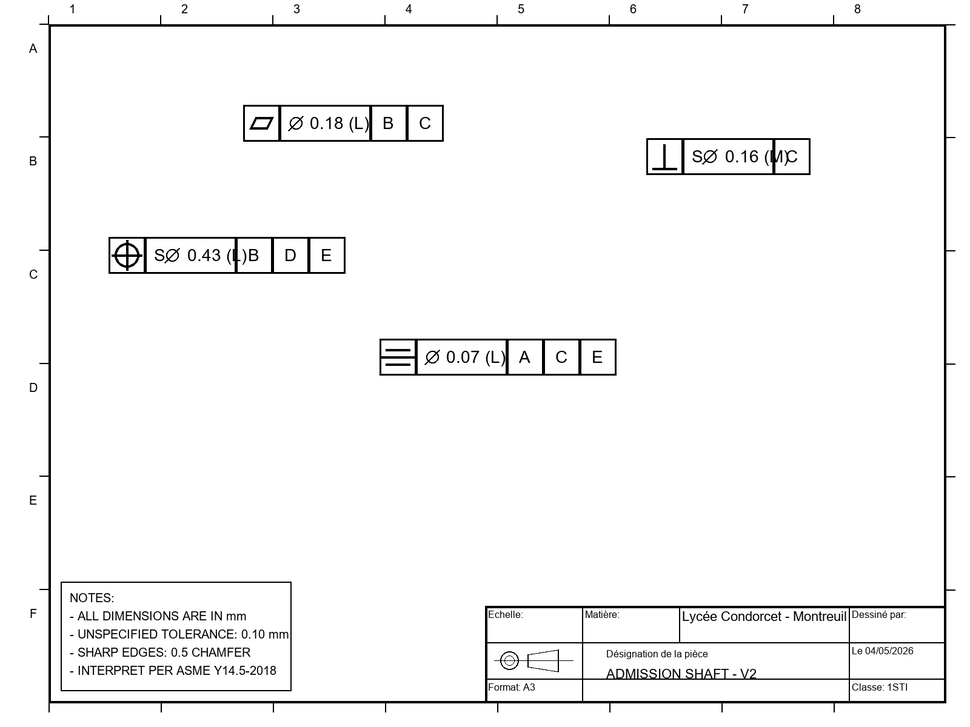
#> input picture iso_technical_sheets/iso_sheet_1.png, 970 x 727 px, shrunk from 1600 x 1200 before the run; its folder holds only this picture in this run
$ python augment_data.py
#> lines starting #> are read from the running program, lines starting #| are printed output that depends on the picture
import argparse
import json
import math
import random
from copy import deepcopy
from pathlib import Path

import cv2
import numpy as np
from PIL import Image, ImageDraw, ImageEnhance

SUPPORTED_EXTENSIONS = {".png", ".jpg", ".jpeg", ".bmp", ".tif", ".tiff"}


def load_image(path: Path) -> np.ndarray:
    image = cv2.imread(str(path), cv2.IMREAD_COLOR)
#> image is the input picture: shape (727, 970, 3); min 0, max 255, mean 246.4
    if image is None:
        raise ValueError(f"Cannot load image: {path}")
    return cv2.cvtColor(image, cv2.COLOR_BGR2RGB)


def save_image(path: Path, image: np.ndarray) -> None:
    path.parent.mkdir(parents=True, exist_ok=True)
    cv2.imwrite(str(path), cv2.cvtColor(image, cv2.COLOR_RGB2BGR))


def load_annotations(json_path: Path):
    if not json_path.exists():
        return None
    with open(json_path, "r", encoding="utf-8") as f:
        return json.load(f)


# [44 lines left out: functions save_annotations, clamp_box, transform_box, update_annotation_boxes, not called in this run]


def rotate_image(image: np.ndarray, angle: float) -> (np.ndarray, np.ndarray):
    height, width = image.shape[:2]
    center = (width / 2.0, height / 2.0)
    matrix = cv2.getRotationMatrix2D(center, angle, 1.0)
    rotated = cv2.warpAffine(image, matrix, (width, height), flags=cv2.INTER_LINEAR, borderMode=cv2.BORDER_REPLICATE)
    rotation_matrix = np.vstack([matrix, [0.0, 0.0, 1.0]])
    return rotated, rotation_matrix


def flip_image(image: np.ndarray, mode: str) -> (np.ndarray, np.ndarray):
    height, width = image.shape[:2]
    if mode == "horizontal":
        flipped = cv2.flip(image, 1)
        matrix = np.array([[-1.0, 0.0, width - 1], [0.0, 1.0, 0.0], [0.0, 0.0, 1.0]], dtype=np.float32)
    else:
        flipped = cv2.flip(image, 0)
        matrix = np.array([[1.0, 0.0, 0.0], [0.0, -1.0, height - 1], [0.0, 0.0, 1.0]], dtype=np.float32)
    return flipped, matrix


# [16 lines left out: function perspective_transform, not called in this run]


def apply_gaussian_noise(image: np.ndarray, sigma=15) -> np.ndarray:
    noise = np.random.normal(0, sigma, image.shape).astype(np.float32)
    noisy = np.clip(image.astype(np.float32) + noise, 0, 255).astype(np.uint8)
    return noisy


# [23 lines left out: functions apply_salt_pepper_noise, adjust_color_jitter, not called in this run]


def shift_rgb_channels(image: np.ndarray, max_shift=30) -> np.ndarray:
    rgb = image.copy().astype(np.int16)
    for channel in range(3):
        shift = random.randint(-max_shift, max_shift)
        rgb[..., channel] = np.clip(rgb[..., channel] + shift, 0, 255)
    return rgb.astype(np.uint8)


# [5 lines left out: function apply_random_blur, not called in this run]


def apply_random_shadow(image: np.ndarray) -> np.ndarray:
    overlay = image.copy().astype(np.float32)
    h, w = image.shape[:2]
    x1, y1 = random.randint(0, w), 0
    x2, y2 = random.randint(0, w), h
    poly = np.array([[x1, y1], [x2, y2], [w, h], [0, h]], np.int32)
    mask = np.zeros((h, w), dtype=np.uint8)
    cv2.fillPoly(mask, [poly], 255)
    shadow_intensity = random.uniform(0.4, 0.75)
    overlay[mask == 255] *= shadow_intensity
    return np.clip(overlay, 0, 255).astype(np.uint8)


def augment_image(image: np.ndarray, annotation_data, operations):
    augmented = image.copy()
    transformed_annotations = deepcopy(annotation_data)

    for operation in operations:
        if operation == "rotate":
            angle = random.uniform(-15.0, 15.0)
            augmented, matrix = rotate_image(augmented, angle)
            if transformed_annotations is not None:
                transformed_annotations = update_annotation_boxes(
                    transformed_annotations,
                    lambda box: clamp_box(transform_box(box, matrix), augmented.shape[1], augmented.shape[0]),
                )

        elif operation == "flip":
            mode = random.choice(["horizontal", "vertical"])
            augmented, matrix = flip_image(augmented, mode)
            if transformed_annotations is not None:
                transformed_annotations = update_annotation_boxes(
                    transformed_annotations,
                    lambda box: clamp_box(transform_box(box, matrix), augmented.shape[1], augmented.shape[0]),
                )

        elif operation == "perspective":
            augmented, matrix = perspective_transform(augmented, max_warp=0.04)
            if transformed_annotations is not None:
                transformed_annotations = update_annotation_boxes(
                    transformed_annotations,
                    lambda box: clamp_box(transform_box(box, matrix), augmented.shape[1], augmented.shape[0]),
                )

        elif operation == "noise":
            if random.random() < 0.6:
                augmented = apply_gaussian_noise(augmented, sigma=random.randint(8, 24))
            else:
                augmented = apply_salt_pepper_noise(augmented, amount=random.uniform(0.003, 0.01))

        elif operation == "color":
            augmented = adjust_color_jitter(augmented)

        elif operation == "rgb_shift":
            augmented = shift_rgb_channels(augmented, max_shift=20)

        elif operation == "blur":
            augmented = apply_random_blur(augmented)

        elif operation == "shadow":
            augmented = apply_random_shadow(augmented)

    return augmented, transformed_annotations


def get_image_paths(input_dir: Path, max_images=None):
    all_images = [p for p in sorted(input_dir.iterdir()) if p.suffix.lower() in SUPPORTED_EXTENSIONS]
    if max_images is not None:
        all_images = all_images[:max_images]
    return all_images


def build_preview(image: np.ndarray, annotation_data, preview_path: Path) -> None:
    if annotation_data is None:
        save_image(preview_path, image)
        return

    pil_image = Image.fromarray(image)
    overlay = Image.new("RGBA", pil_image.size, (0, 0, 0, 0))
    draw = ImageDraw.Draw(overlay)
    colors = {
        "title_block": (255, 0, 0, 80),
        "notes": (0, 128, 255, 80),
        "gdt_feature": (0, 255, 128, 80),
    }

    comps = annotation_data.get("components", {})
    if "title_block" in comps:
        draw.rectangle(comps["title_block"], outline=(255, 0, 0), width=4)
        draw.rectangle(comps["title_block"], fill=colors["title_block"])
    if "notes" in comps:
        draw.rectangle(comps["notes"], outline=(0, 128, 255), width=4)
        draw.rectangle(comps["notes"], fill=colors["notes"])
    if "gdt_features" in comps:
        for feature in comps["gdt_features"]:
            bbox = feature.get("bbox_pixels")
            if bbox is None:
                continue
            draw.rectangle(bbox, outline=(0, 255, 128), width=3)
            draw.rectangle(bbox, fill=colors["gdt_feature"])

    result = Image.alpha_composite(pil_image.convert("RGBA"), overlay)
    result = result.convert("RGB")
    result.save(preview_path)


def choose_augmentations():
    operations = ["rotate", "flip", "perspective", "noise", "color", "rgb_shift", "blur", "shadow"]
    selected = random.sample(operations, k=random.randint(2, 5))
    if "rotate" in selected and random.random() < 0.3:
        selected.append("noise")
    return selected


def generate_augmented_dataset(
    input_dir: Path,
    output_dir: Path,
    preview_dir: Path,
    num_copies: int,
    max_images: int | None,
    seed: int | None,
    keep_annotations: bool,
    overwrite: bool,
):
    random.seed(seed)
    np.random.seed(seed if seed is not None else 0)

    output_dir.mkdir(parents=True, exist_ok=True)
    preview_dir.mkdir(parents=True, exist_ok=True)

    images = get_image_paths(input_dir, max_images=max_images)
    if not images:
        raise FileNotFoundError(f"No images found in '{input_dir}'")

    print(f"Found {len(images)} source images. Generating {num_copies} augmentations each.")
    total = 0

    for src_image_path in images:
        annotation_data = None
        if keep_annotations:
            json_path = src_image_path.with_suffix(".json")
            annotation_data = load_annotations(json_path)

        original = load_image(src_image_path)

        for index in range(num_copies):
            operations = choose_augmentations()
            augmented, transformed_annotations = augment_image(original, annotation_data, operations)

            base_name = src_image_path.stem
            aug_name = f"{base_name}_aug{index:02d}"
            aug_image_path = output_dir / f"{aug_name}.png"
            aug_json_path = output_dir / f"{aug_name}.json"
            preview_path = preview_dir / f"{aug_name}_preview.png"

            if aug_image_path.exists() and not overwrite:
                print(f"Skipping existing: {aug_image_path}")
                continue

            save_image(aug_image_path, augmented)

            if keep_annotations and transformed_annotations is not None:
                transformed_annotations["filename"] = aug_image_path.name
                save_annotations(aug_json_path, transformed_annotations)

            build_preview(augmented,
                          transformed_annotations if keep_annotations else None,
                          preview_path)
            total += 1
#> this loop made 2 passes
#> pass 1, in rotate_image, `rotated = cv2.warpAffine(image, matrix, (width, height), flags=cv2.INT..`:
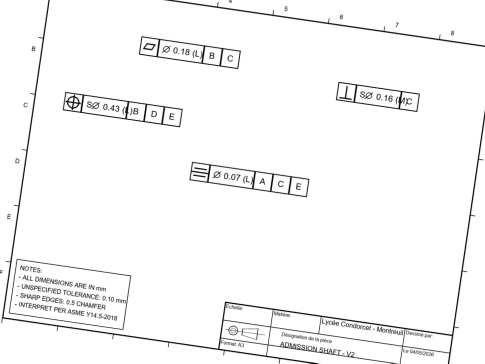
#> rotated: shape (727, 970, 3) (shown at 1/2 size); min 0, max 255, mean 247.2
#> pass 1, in apply_gaussian_noise, `noisy = np.clip(image.astype(np.float32) + noise, 0, 255).astype(np.ui..`:
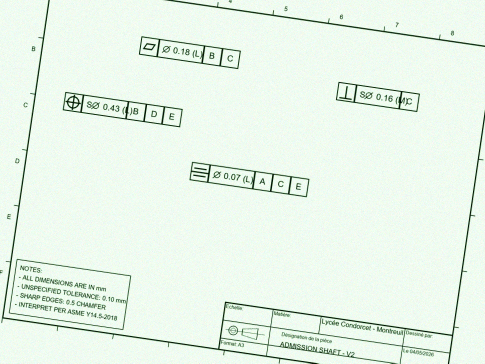
#> noisy: shape (727, 970, 3) (shown at 1/2 size); mean of channels 0, 1, 2 232.6, 244.5, 231.7; drawn as B, G, R
#> after the loop:
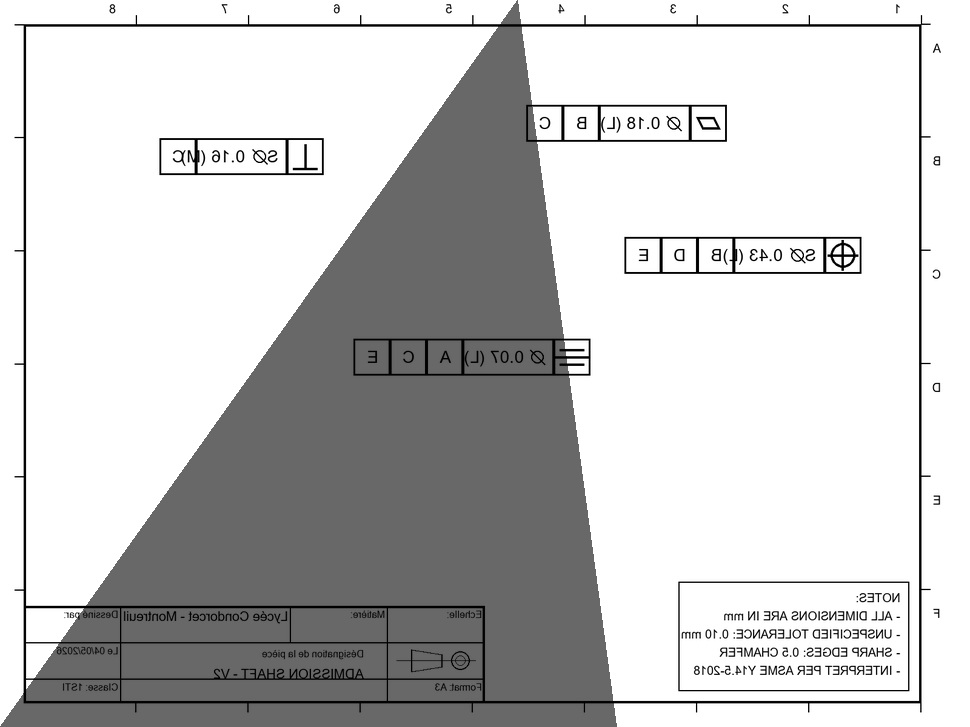
#> augmented: shape (727, 970, 3); min 0, max 255, mean 200
#> after the loop, total = 2

    print(f"Completed augmentation: {total} images written to {output_dir}")
#| Completed augmentation: 2 images written to iso_technical_sheets_augmented
    print(f"Preview overlays written to {preview_dir}")


def parse_args():
    parser = argparse.ArgumentParser(description="Augment ISO technical sheet images and save annotated previews.")
    parser.add_argument("--input-dir", type=Path, default=Path("iso_technical_sheets"), help="Folder with source ISO sheet images.")
    parser.add_argument("--output-dir", type=Path, default=Path("iso_technical_sheets_augmented"), help="Folder where augmented images will be saved.")
    parser.add_argument("--preview-dir", type=Path, default=Path("iso_technical_sheets_augmented_previews"), help="Folder where overlay preview images will be saved.")
    parser.add_argument("--copies", type=int, default=2, help="Number of augmented copies to generate per source image.")
    parser.add_argument("--max-images", type=int, default=None, help="Limit the number of input images to process.")
    parser.add_argument("--seed", type=int, default=42, help="Random seed for reproducible augmentation.")
    parser.add_argument("--no-annotations", action="store_true", help="Do not preserve or transform JSON annotations.")
    parser.add_argument("--overwrite", action="store_true", help="Overwrite existing augmented files if they exist.")
    return parser.parse_args()


def main():
    args = parse_args()
    generate_augmented_dataset(
        input_dir=args.input_dir,
        output_dir=args.output_dir,
        preview_dir=args.preview_dir,
        num_copies=args.copies,
        max_images=args.max_images,
        seed=args.seed,
        keep_annotations=not args.no_annotations,
        overwrite=args.overwrite,
    )


if __name__ == "__main__":
    main()

$ run again, on iso_technical_sheets/iso_sheet_103.png
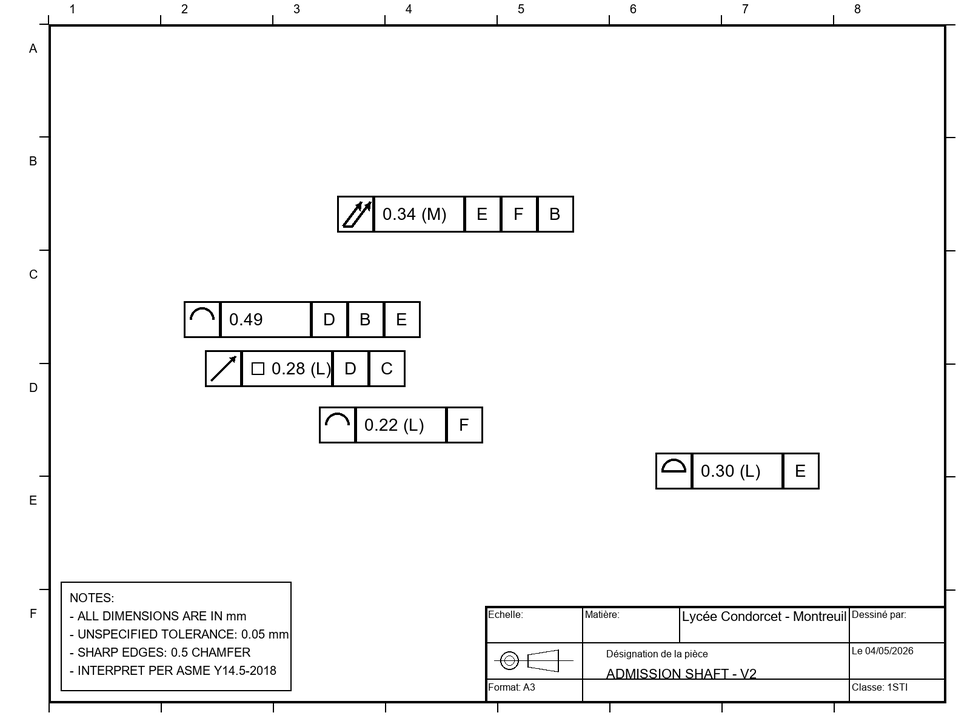
#> input picture iso_technical_sheets/iso_sheet_103.png, 970 x 727 px, shrunk from 1600 x 1200 before the run
#> in load_image, image is the input picture: shape (727, 970, 3); min 0, max 255, mean 246.2
#> the loop in generate_augmented_dataset, `for index in range(num_copies):` made 2 passes
#> pass 1, in apply_gaussian_noise, `noisy = np.clip(image.astype(np.float32) + noise, 0, 255).astype(np.ui..`:
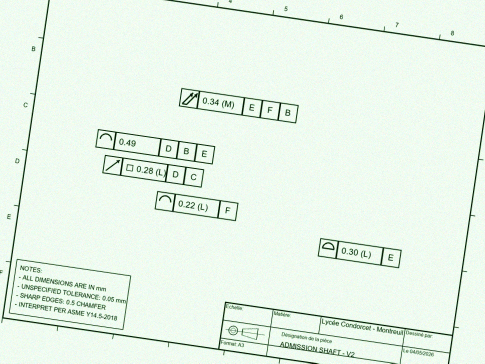
#> noisy: shape (727, 970, 3) (shown at 1/2 size); mean of channels 0, 1, 2 232.4, 244.3, 231.4; drawn as B, G, R
#> after the loop in generate_augmented_dataset, `for index in range(num_copies):`:
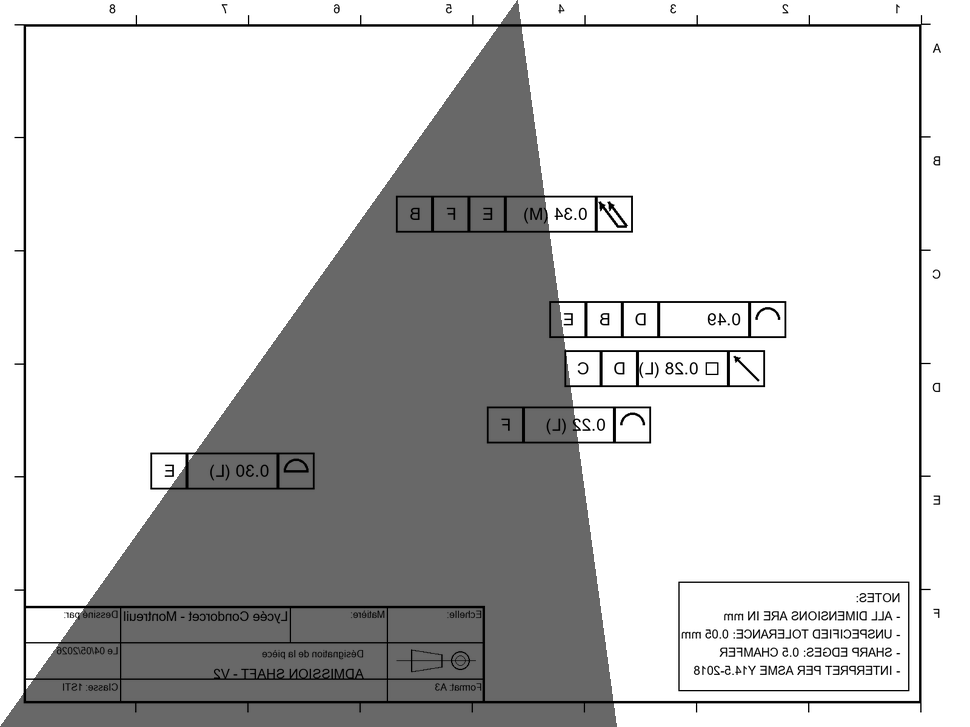
#> augmented: shape (727, 970, 3); min 0, max 255, mean 200
#> after the loop in generate_augmented_dataset, `for index in range(num_copies):`: total = 2
#| Completed augmentation: 2 images written to iso_technical_sheets_augmented

$ run again, on iso_technical_sheets/iso_sheet_104.png
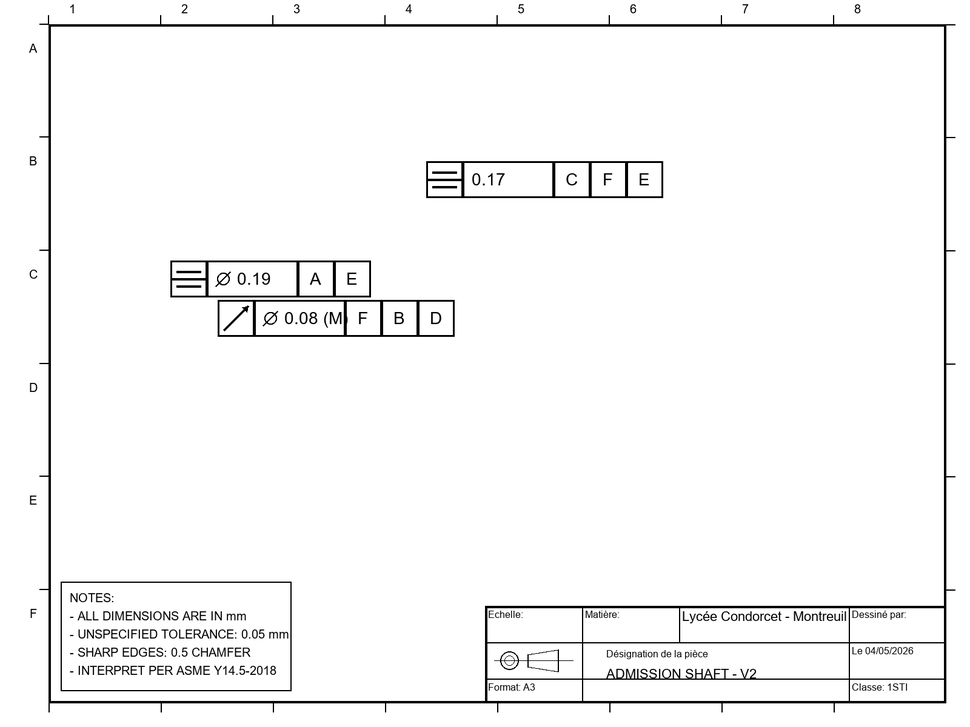
#> input picture iso_technical_sheets/iso_sheet_104.png, 970 x 727 px, shrunk from 1600 x 1200 before the run
#> in load_image, image is the input picture: shape (727, 970, 3); min 0, max 255, mean 247.1
#> the loop in generate_augmented_dataset, `for index in range(num_copies):` made 2 passes
#> pass 1, in apply_gaussian_noise, `noisy = np.clip(image.astype(np.float32) + noise, 0, 255).astype(np.ui..`:
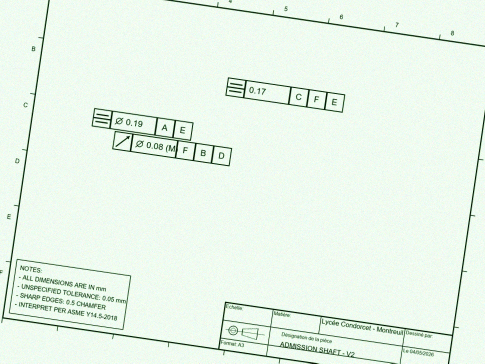
#> noisy: shape (727, 970, 3) (shown at 1/2 size); mean of channels 0, 1, 2 233.3, 245.1, 232.3; drawn as B, G, R
#> after the loop in generate_augmented_dataset, `for index in range(num_copies):`:
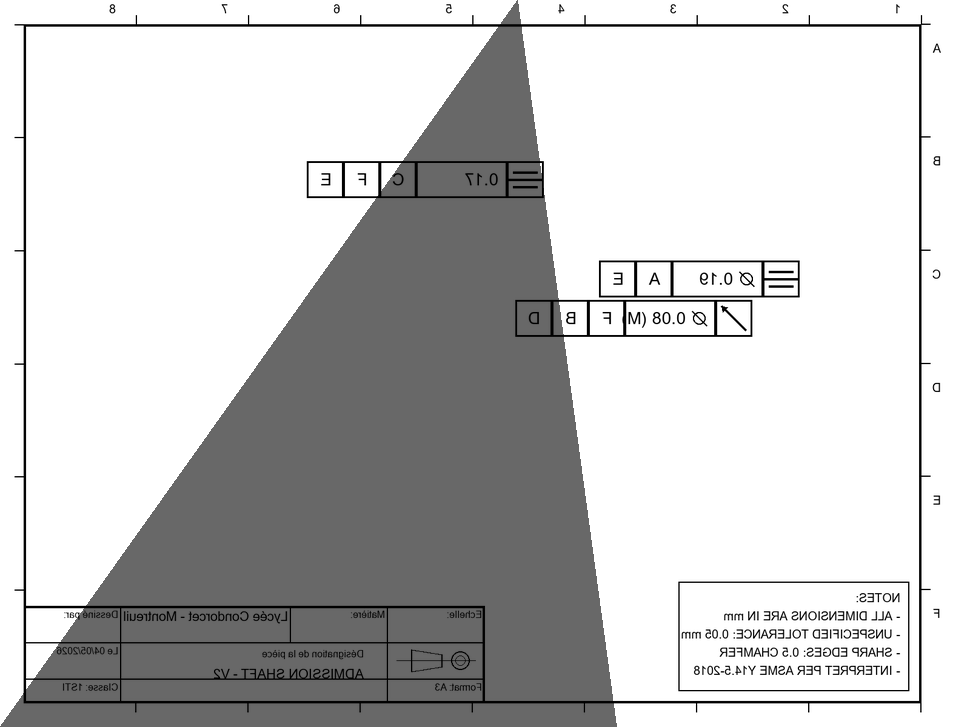
#> augmented: shape (727, 970, 3); min 0, max 255, mean 200.6
#> after the loop in generate_augmented_dataset, `for index in range(num_copies):`: total = 2
#| Completed augmentation: 2 images written to iso_technical_sheets_augmented
